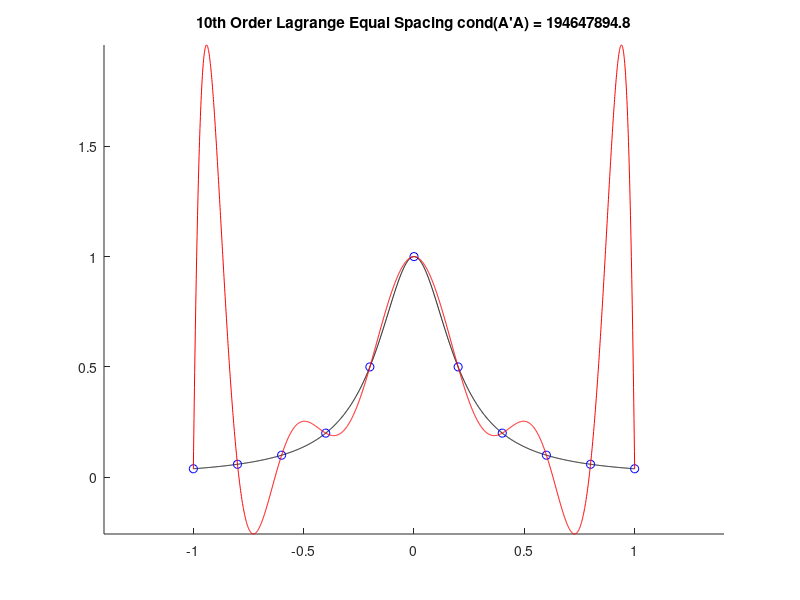
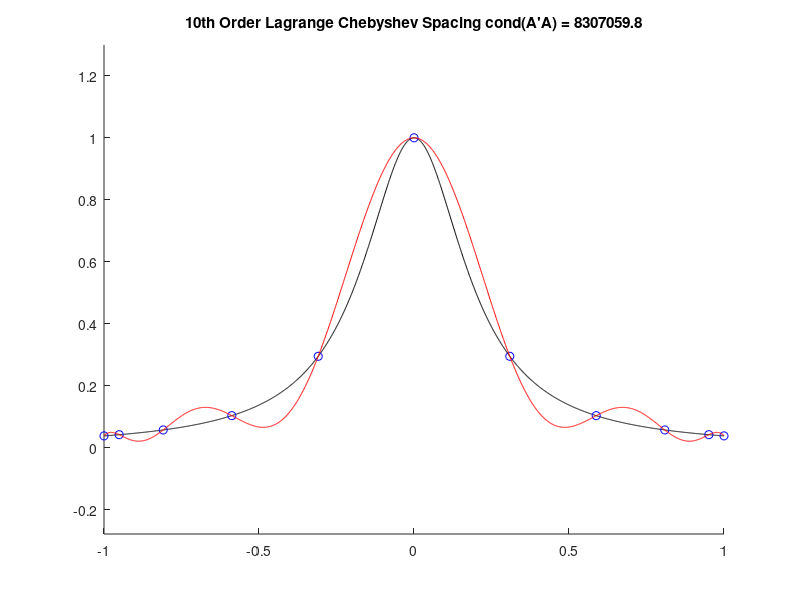

These charts were generated, in order, by the following MATLAB code: (Note: this script raises an error after producing the figures.)
%
% Illustrates polynomial fits to the Runge example (or half of an
% ellipse) through Lagrange polynomials with equal and Chebychev node
% spacing.  Fits using Chebyshev polynomials of the first and second
% kinds are generated, and the condition number of the associated
% information matrix for all are generated.  Barycentric Lagrange
% interpolation is also illustrated.
%
% The sample functions are are designed to be generated on a range of
% [-1, 1].  No normalization of the independent parameter
% (shifting/scaling) is performed for this example.
%
% Kurt Motekew  2025/03/15
%

%

close all;
clear;

  % Top part of an ellipse
%f = @(x) 0.5*sqrt(1 - x.*x);
  % Runge example
f = @(x) 1./(1 + 25*x.*x);

  % True function values (lots of points to capture ellipse shape
  % for when that function is chosen)
xx = [-1:.001:1]';
yy = f(xx);

%
% Lagrange polynomial
%

  % Equal spacing polynomial nodes - order will be one less than the number
  % of fit points resulting in a polynomial passing through each point
xo = [-1:.2:1]';
yo = f(xo);
  % Number of nodes and polynomial order
n = size(xo,1);
order = n-1;

  % Vandermonde Matrix using equally spaced nodes
A = zeros(n);
A(:,1) = ones(size(xo));
for ii = 2:n
  A(:,ii) = xo.*A(:,ii-1);
end
  % Information matrix - output condition with plot
  % Solve using matrix inversion for illustrative purposes
  % vs. proper matrix decomposition and backwards substitution
F = (A'*A);
p = F^-1*A'*yo;
yp = zeros(size(xx));
for ii = 1:n 
  yp = yp + p(ii)*xx.^(ii-1);
end

figure;  hold on;
plot(xx, yy, '-k');
plot(xo, yo, 'ob');
plot(xx, yp, '-r');
stitle = sprintf('%ith Order Lagrange Equal Spacing cond(A''A) = %1.1f',...
                 order, cond(F));
title(stitle);
axis equal;

%
% Lagrange polynomial with Chebyshev node spacing
%

  % Compute new fit points, but keep order and fit method the same
%kk = [1:n]';
%xo = cos(0.5*pi*(2*kk-1)/n);                % 1st kind
xo = -cos(pi*(0:order)'/order);             % 2nd kind
yo = f(xo);

  % Vandermonde Matrix using Chebyshev node spacing
A = zeros(n);
A(:,1) = ones(size(xo));
for ii = 2:n
  A(:,ii) = xo.*A(:,ii-1);
end
F = (A'*A);
p = F^-1*A'*yo;
yp = zeros(size(xx));
for ii = 1:n 
  yp = yp + p(ii)*xx.^(ii-1);
end

figure;  hold on;
plot(xx, yy, '-k');
plot(xo, yo, 'ob');
plot(xx, yp, '-r');
stitle = sprintf('%ith Order Lagrange Chebyshev Spacing cond(A''A) = %1.1f',...
                 order, cond(F));
title(stitle);
axis equal;

%
% Chebyshev polynomial.  Using Chebyshev points of the 2nd kind instead
% of the 1st kind slightly increases the cond() number of the
% information matrix.  But, the end nodes match +/-1 without numerical
% roundoff and there is less Runge effect at the endpoints.
%

  % Chebyshev points - repeat for convenience of reference
%kk = [1:n]';
%xo = cos(0.5*pi*(2*kk-1)/n);                % 1st kind
xo = -cos(pi*(0:order)'/order);             % 2nd kind
yo = f(xo);
  % Fit using Chebyshev polynomials
T = zeros(n, order+1);
for ii = 1:n
  T(ii,:) = mth_tpoly(order, xo(ii));
end
F = (T'*T);
C = F^-1;
pt = C*T'*yo;
yt = zeros(size(xx));
for ii = 1:size(xx,1) 
  yt(ii) = mth_tpoly(order, xx(ii))*pt;     % Should vectorize mth_tpoly...
end

figure;  hold on;
plot(xx, yy, '-k');
plot(xo, yo, 'ob');
plot(xx, yt, '-r');
stitle = sprintf('%ith Order Chebyshev cond(T''T) = %1.1f', order, cond(F));
title(stitle);
axis equal;

%
% Chebyshev polynomial of the 2nd kind
%

  % Chebyshev points of the 2nd
xo = -cos(pi*(0:order)'/order);
yo = f(xo);
U = zeros(n, order+1);
for ii = 1:n
  U(ii,:) = mth_upoly(order, xo(ii));
end
F = (U'*U);
C = F^-1;
pu = C*U'*yo;
yu = zeros(size(xx));
for ii = 1:size(xx,1) 
  yu(ii) = mth_upoly(order, xx(ii))*pu;
end

figure;  hold on;
plot(xx, yy, '-k');
plot(xo, yo, 'ob');
plot(xx, yu, '-r');
stitle = sprintf('%ith Order Chebyshev 2nd kind cond(U''U) = %1.1f',...
                  order, cond(F));
title(stitle);
axis equal;

%
% Barycentric interpolation
%
% From:  Jean-Paul Berrut and Lloyd N. Trefethen,
%        Barycentric Lagrange Interpolation,
%        SIAM Review Vol. 46. No. 3. pp 501-517
%        2004 Society for Industrial and Applied Mathematics
%
% Real World Implementation Notes:
%   - When computing cc, instead of (-1)^jj to compute sign, implement
%     via mod 2.  The current implementation is handy with vectorization.
%   - Divide by zero logic should be expanded to handle near zero.
%     It works fine here, but for real world interpolation, we are
%     typically arbitrarily close to the first node for many problems.
%     In practice, additional logic needs to be added to map node
%     points to divide by zero locations vs. pulling true value
%     from a function that is continuous over the range of interest
%     since the point of interpolation is not having the function on
%     hand in the first place.
%

  % Chebyshev points of the 2nd kind
xo = -cos(pi*(0:order)'/order);
yo = f(xo);
  % [.5 ; -1 ; 1 ... 1 ; -1 .5]'
cc = [1/2 ; ones(order-1,1) ; 1/2].*(-1).^((0:order)');
numer = zeros(size(xx));
denom = zeros(size(xx));
for jj = 1:n
  xdiff = xx - xo(jj);
  temp = cc(jj)./xdiff;
  numer = numer + temp*yo(jj);
  denom = denom + temp;
  exact(xdiff == 0) = 1;                    % Don't divide by 0
end
yb = numer./denom;
  % Use node point to cover divide by 0
ii = find(exact);
yb(ii) = yy(exact(ii));

figure;  hold on;
plot(xx, yy, '-k');
plot(xo, yo, 'ob');
plot(xx, yb, '-r');
stitle = sprintf('%ith Order Barycentric', order);
title(stitle);
axis equal;

fprintf('\n');

